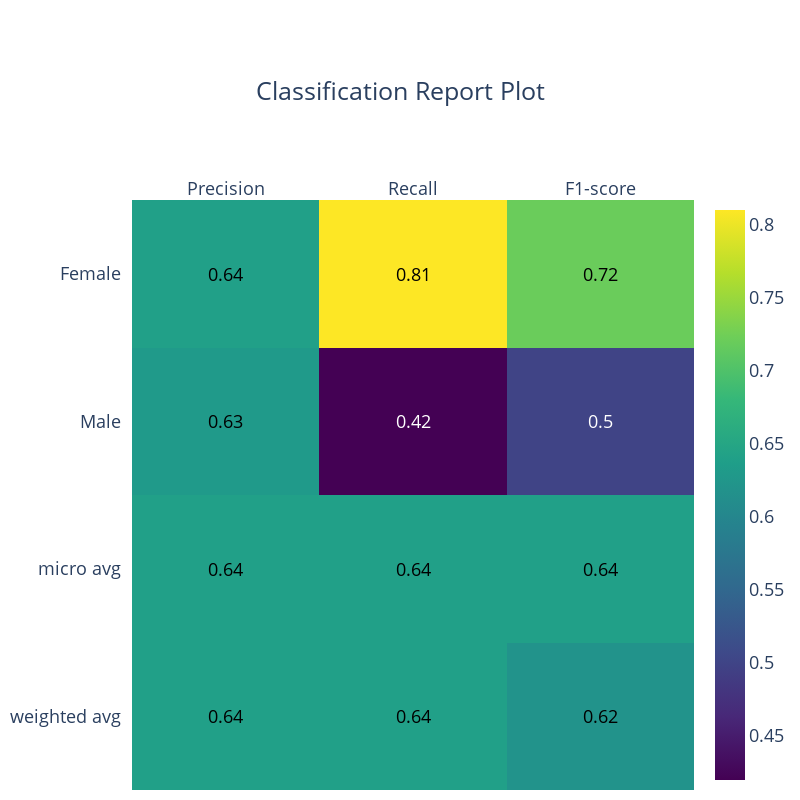

The notebook cell saved with this chart:
### Code cell
plot.plot_classification_report()

### Figure 1 — Plotly figure (JSON) as saved in the notebook; plotly's stock layout.template omitted (floating-point values rounded to 4 significant figures)
{"data": [{"colorscale": [[0, "#440154"], [0.1111, "#482878"], [0.2222, "#3e4989"], [0.3333, "#31688e"], [0.4444, "#26828e"], [0.5556, "#1f9e89"], [0.6667, "#35b779"], [0.7778, "#6ece58"], [0.8889, "#b5de2b"], [1, "#fde725"]], "reversescale": false, "showscale": true, "type": "heatmap", "x": ["Precision", "Recall", "F1-score"], "y": ["weighted avg", "micro avg", "Male", "Female"], "z": [[0.64, 0.64, 0.62], [0.64, 0.64, 0.64], [0.63, 0.42, 0.5], [0.64, 0.81, 0.72]]}], "layout": {"annotations": [{"font": {"color": "#000000"}, "showarrow": false, "text": "0.64", "x": "Precision", "xref": "x", "y": "weighted avg", "yref": "y"}, {"font": {"color": "#000000"}, "showarrow": false, "text": "0.64", "x": "Recall", "xref": "x", "y": "weighted avg", "yref": "y"}, {"font": {"color": "#000000"}, "showarrow": false, "text": "0.62", "x": "F1-score", "xref": "x", "y": "weighted avg", "yref": "y"}, {"font": {"color": "#000000"}, "showarrow": false, "text": "0.64", "x": "Precision", "xref": "x", "y": "micro avg", "yref": "y"}, {"font": {"color": "#000000"}, "showarrow": false, "text": "0.64", "x": "Recall", "xref": "x", "y": "micro avg", "yref": "y"}, {"font": {"color": "#000000"}, "showarrow": false, "text": "0.64", "x": "F1-score", "xref": "x", "y": "micro avg", "yref": "y"}, {"font": {"color": "#000000"}, "showarrow": false, "text": "0.63", "x": "Precision", "xref": "x", "y": "Male", "yref": "y"}, {"font": {"color": "#FFFFFF"}, "showarrow": false, "text": "0.42", "x": "Recall", "xref": "x", "y": "Male", "yref": "y"}, {"font": {"color": "#FFFFFF"}, "showarrow": false, "text": "0.5", "x": "F1-score", "xref": "x", "y": "Male", "yref": "y"}, {"font": {"color": "#000000"}, "showarrow": false, "text": "0.64", "x": "Precision", "xref": "x", "y": "Female", "yref": "y"}, {"font": {"color": "#000000"}, "showarrow": false, "text": "0.81", "x": "Recall", "xref": "x", "y": "Female", "yref": "y"}, {"font": {"color": "#000000"}, "showarrow": false, "text": "0.72", "x": "F1-score", "xref": "x", "y": "Female", "yref": "y"}], "font": {"size": 18}, "height": 800, "margin": {"b": 10, "l": 10, "r": 10, "t": 200}, "title": {"text": "Classification Report Plot", "x": 0.5}, "width": 800, "xaxis": {"dtick": 1, "gridcolor": "rgb(0, 0, 0)", "side": "top", "ticks": ""}, "yaxis": {"dtick": 1, "ticks": "", "ticksuffix": "  "}}}
